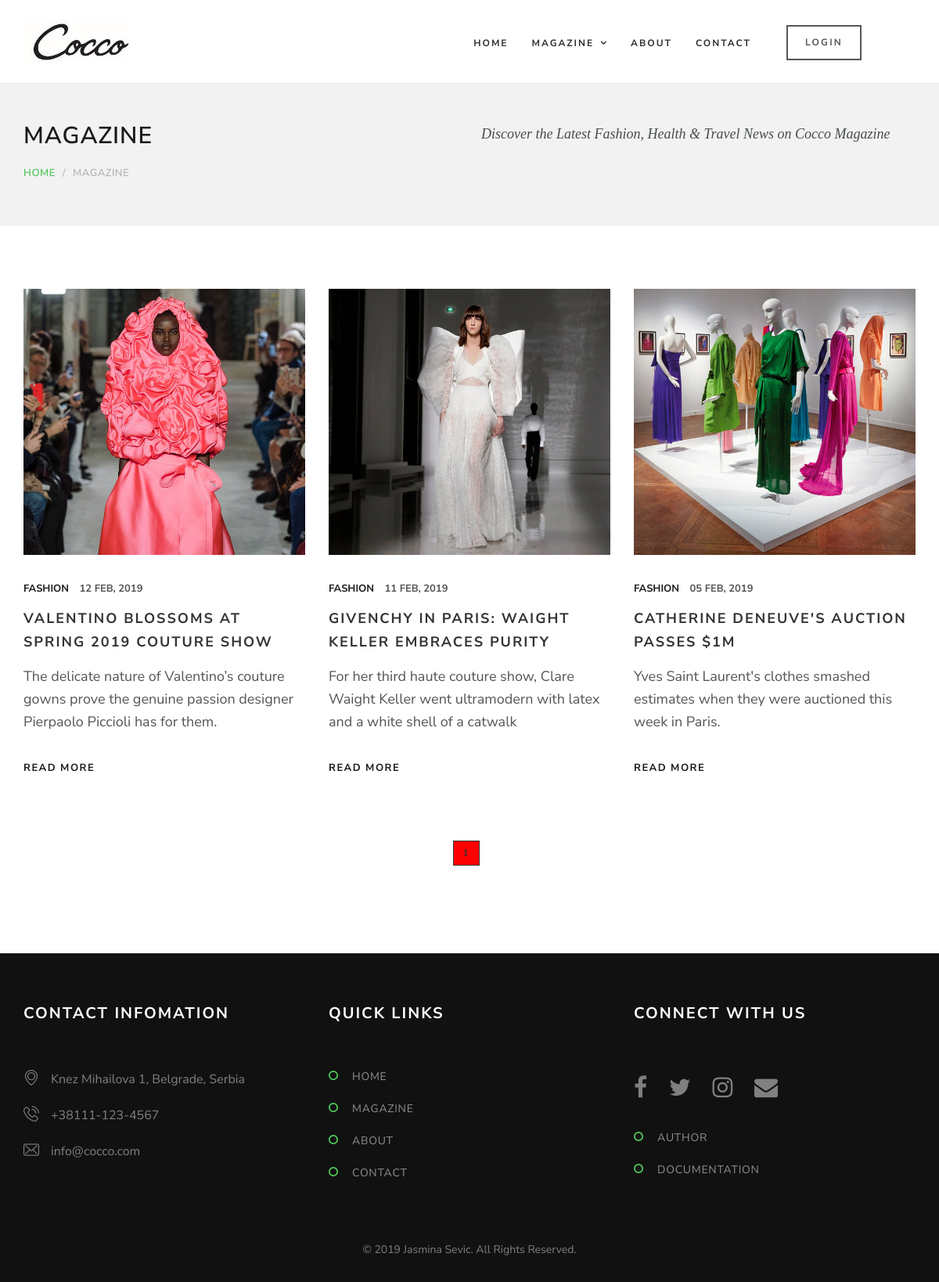
Page /index.php?page=blog_listing&id_category=1 on the committed database.
### tables this page shows
CREATE TABLE `navigation` (
  `id_link` int(11) NOT NULL,
  `link_title` varchar(200) NOT NULL,
  `path` varchar(200) NOT NULL,
  `parent` int(11) NOT NULL,
  `level` int(11) NOT NULL
);

CREATE TABLE `posts` (
  `id_post` int(11) NOT NULL,
  `post_title` varchar(150) NOT NULL,
  `post_text` text NOT NULL,
  `summary` text NOT NULL,
  `publishing_date` timestamp NOT NULL DEFAULT CURRENT_TIMESTAMP ON UPDATE CURRENT_TIMESTAMP,
  `user_id` int(11) NOT NULL,
  `category_id` int(11) NOT NULL,
  `image_id` int(11) NOT NULL
);

CREATE TABLE `images` (
  `id_image` int(11) NOT NULL,
  `alt` varchar(150) NOT NULL,
  `image_path` varchar(150) NOT NULL,
  `small_image_path` varchar(150) NOT NULL
);

CREATE TABLE `categories` (
  `id_category` int(11) NOT NULL,
  `category_title` varchar(30) NOT NULL
);

### php/connection.php (called while the page is built)
<?php
    $host = getenv("HOST");
    $database = getenv("DATABASE");
    $username = getenv("USERNAME");
    $password = getenv("PASSWORD");
    try{
        $conn = new PDO("mysql:host=$host;dbname=$database;charset=utf8", $username, $password);
        $conn->setAttribute(PDO::ATTR_ERRMODE, PDO::ERRMODE_EXCEPTION);
        $conn->setAttribute(PDO::ATTR_DEFAULT_FETCH_MODE, PDO::FETCH_OBJ);
    }
    catch(PDOEXCEPTIONS $e){
        echo $e->getMessage();
    }
    function executeQuery($upit){
        global $conn;
        $result = $conn->query($upit)->fetchAll();
        return $result;
    }

### views/blog_listing.php (the view, shortened to what this page needs)
<div class="page-header">
        <div class="container">
            <div class="row">
                <div class="col-lg-6 col-md-6 col-sm-6 col-xs-12">
                    <div class="page-section">
                        <h1 class="page-title ">Magazine</h1>
                        <div class="page-breadcrumb">
                            <ol class="breadcrumb">
                                <li>
                                    <a href="index.php?page=main">Home</a>
                                </li>
                                <li>Magazine</li>
                            </ol>
                        </div>
                    </div>
                </div>
                <div class="col-lg-6 col-md-6 col-sm-6 hidden-xs">
                    <div class="page-section">
                        <p>Discover the Latest Fashion, Health &amp; Travel News on Cocco Magazine</p>
                    </div>
                </div>
            </div>
        </div>
    </div>
    <div class="space-medium">
        <div class="container">
            <div class="row">
                <?php
                $curpage = isset($_GET['curpage']) ? $_GET['curpage'] : 1;
                $id_category = "";
                if(isset($_GET['id_category'])){
                    $id_category = "&id_category=" . $_GET['id_category'];
                }
                $id_user = "";
                $recordsPerPage = 3;
                $fromRecordNum = ($recordsPerPage * $curpage) - $recordsPerPage;
                $articles = executeQuery("SELECT * FROM posts
                INNER JOIN categories ON category_id = id_category
                INNER JOIN images ON image_id = id_image
                INNER JOIN users ON user_id=id_user ".
                ($_GET['id_category'] ? " WHERE id_category=". $_GET['id_category'] : "")
                .
                ($_GET['id_user'] ? " WHERE id_user=". $_GET['id_user'] : "")
                . " ORDER BY publishing_date DESC LIMIT
                {$fromRecordNum}, {$recordsPerPage}");
                   foreach($articles as $article):
                ?>
                <div class="col-lg-4 col-md-4 col-sm-4 col-xs-12">
                    <div class="post-block">
                        <div class="post-img">
                            <a href="index.php?page=single_blog&id=<?= $article->id_post; ?>" class="imghover">
                                <img src="<?= $article->small_image_path ?>"  alt="<?= $article->alt?>" class="img-responsive">
                            </a>
                        </div>
                        <div class="post-content">
                            <div class="meta">
                                <span class="meta-categories">
                                    <a href="index.php?page=blog_listing&id_category=<?= $article->id_category; ?>"><?= $article->category_title?></a>
                                </span>
                                <span class="meta-date">
                                    <?php $publishing_date_time=explode(" ", $article->publishing_date);
                                        $publishing_date = explode("-", $publishing_date_time[0]);
                                        $publishing_time = explode(":", $publishing_date_time[1]);
                                        $timestamp = mktime($publishing_time[0], $publishing_time[1], $publishing_time[2], $publishing_date[1], $publishing_date[2], $publishing_date[0]);
                                        echo date("d M, Y", $timestamp);
                                    ?>
                                </span>
                            </div>
                            <h4>
                                <a href="index.php?page=single_blog&id=<?= $article->id_post; ?>" class="title"><?= $article->post_title?></a>
                            </h4>
                            <p><?= $article->summary?></p>
                            <a href="index.php?page=single_blog&id=<?= $article->id_post; ?>" class="btn-link">read more</a>
                        </div>
                    </div>
                </div>
                   <?php endforeach; ?>
                <div class="col-lg-12 col-md-12 col-sm-12 col-xs-12">
                    <div class="st-pagination">
                        <ul class="pagination">
                            <?php
                            if(isset($_GET['id_category'])):
                                $id_categ = $_GET['id_category'];
                            $category_row_query = executeQuery("SELECT COUNT(*) as total_category_rows FROM posts
                            INNER JOIN categories ON category_id=id_category
                            WHERE category_id = {$id_categ}");
                            $total_category_rows = $category_row_query[0]->total_category_rows;
                            $total_pages = ceil($total_category_rows / $recordsPerPage);
                            endif;
                            $range = 3;
                            $initial_num = $curpage - $range;
                            $condition_limit_num = ($page + $range)  + 1;
                            for ($x=$initial_num; $x<$condition_limit_num; $x++) {
                                if (($x > 0) && ($x <= $total_pages)) {
                                    if ($x == $curpage) {
                                        echo "<li>";
                                            echo "<a href='#' class='customBtn' style='background:red;'>$x</a>";
                                        echo "</li>";
                                    }
                                    else {
                                        echo "<li>";
                                        echo " <a href='{$_SERVER['PHP_SELF']}?page=blog_listing{$id_user}{$id_category}&curpage=$x' class='customBtn'>$x</a> ";
                                        echo "</li>";
                                    }
                                }
                            }
                            ?>
                         </ul>
                    </div>
                </div>
            </div>
        </div>
    </div>

### php/menu_builder.php (shortened to what this page needs)
<?php
    $upit = "SELECT * FROM navigation n";
    $res = executeQuery($upit);
    function has_children($rows, $id){
        foreach ($rows as $row) {
            if ($row['parent_id'] == $id) {
                return true;
            }
        }
        return false;
    }
    function build_menu($rows, $parent = 0){
        $result = "<ul>";
        foreach ($rows as $row) {
            if ($row['parent_id'] == $parent) {
                $result .= "<li><a href='" . $row['path'] . "'>"
                    . $row['title'] . "</a>";
                    if (has_children($rows, $row['id'])) {
                        $result .= build_menu($rows, $row['id']);
                        }
                $result .= "</li>";
                    }
                }
            $result .= "</ul>";
        return $result;
    }
    function build_menu_without_childern($rows, $parent = 0){
        $result = "<ul class='angle angle-right'>";
        foreach ($rows as $row) {
            if ($row['parent_id'] == $parent) {
                $result .= "<li><a href='" . $row['path'] . "'>"
                        . $row['title'] . "</a>";
                $result .= "</li>";
                }
            }
        $result .= "</ul>";
    return $result;
    }

### rows in the picture
navigation: link_title "HOME"
navigation: link_title "MAGAZINE"
navigation: link_title "ABOUT"
navigation: link_title "CONTACT"
posts: image.small_image_path (picture), category.category_title "FASHION", publishing_date "12 FEB, 2019", post_title "VALENTINO BLOSSOMS AT SPRING 2019 COUTURE SHOW", summary "The delicate nature of Valentino’s couture gowns prove the genuine passion designer Pierpaolo Piccioli has for them."
posts: image.small_image_path (picture), category.category_title "FASHION", publishing_date "11 FEB, 2019", post_title "GIVENCHY IN PARIS: WAIGHT KELLER EMBRACES PURITY", summary "For her third haute couture show, Clare Waight Keller went ultramodern with latex and a white shell of a catwalk"
posts: image.small_image_path (picture), category.category_title "FASHION", publishing_date "05 FEB, 2019", post_title "CATHERINE DENEUVE'S AUCTION PASSES $1M", summary "Yves Saint Laurent's clothes smashed estimates when they were auctioned this week in Paris."
